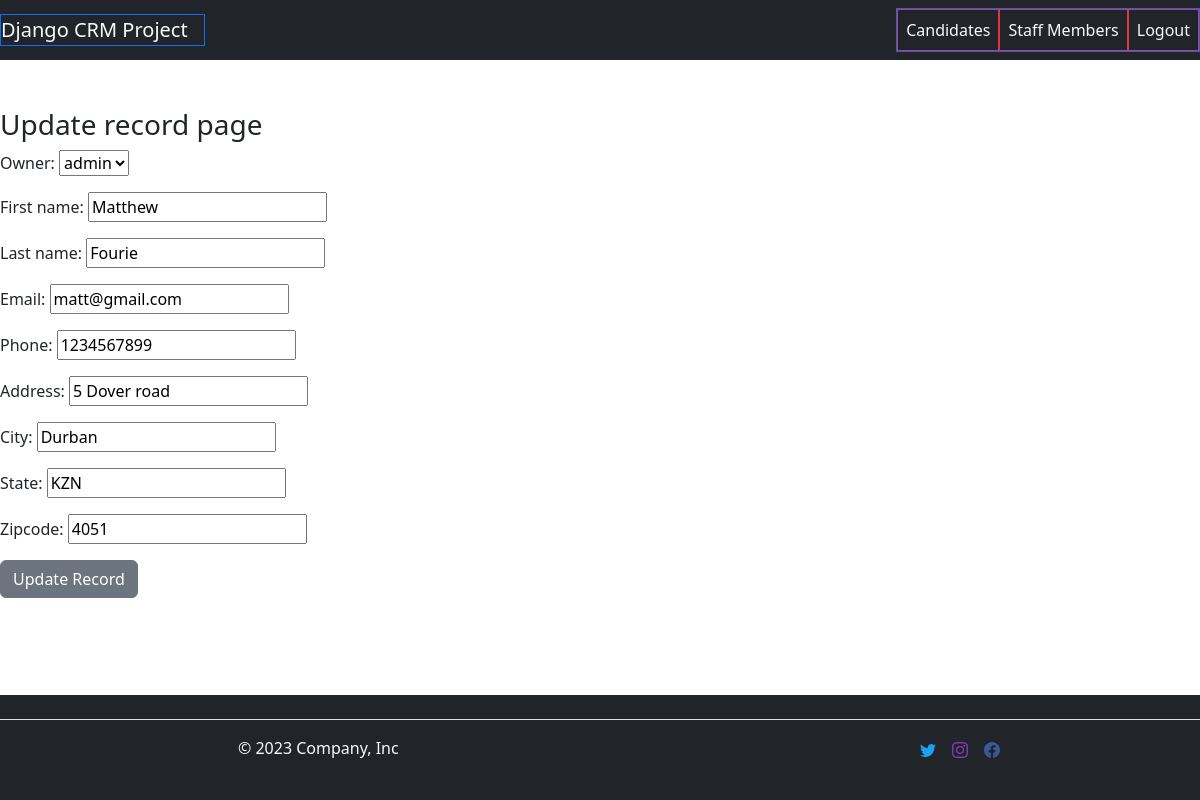
The app's page /update_record/6/ (signed in) with its own data.
### website/models.py (models this page shows, shortened)
class Record(models.Model):
    owner = models.ForeignKey(User, on_delete=models.CASCADE, null=True)
    created_at = models.DateTimeField(auto_now_add=True)
    first_name = models.CharField(max_length=50)
    last_name = models.CharField(max_length=50)
    email = models.CharField(max_length=100)
    phone = models.CharField(max_length=15)
    address = models.CharField(max_length=100)
    city = models.CharField(max_length=50)
    state = models.CharField(max_length=50)
    zipcode = models.CharField(max_length=20)

### website/views.py (the view)
# urls.py: path('update_record/<int:pk>/', views.update_record, name='update_record'),
def update_record(request, pk):
    if request.user.is_authenticated:
        current_record = Record.objects.get(id=pk)
        form = RecordForm(request.POST or None, instance=current_record)
        if form.is_valid():
            form.save()
            messages.success(request, 'Record has been updated!')
            return redirect('home')
        return render(request, 'update_record.html', {'form': form})
    else:
        messages.success(request, 'You must be logged in to update a record')
        return redirect('home')

### website/forms.py
class RecordForm(forms.ModelForm):
    class Meta:
        model = Record
        fields = '__all__'  # This will include all fields from the Record model

### website/templates/update_record.html (shortened to what this page needs)
{% extends 'base.html' %}
{% block content %}
<h3>Update record page</h3>
<form method="POST">
    {{ form.as_p }}
    <button type="submit" class="btn btn-secondary">Update Record</button>
</form>
{% endblock %}

### records on screen
Record: owner "admin", first_name "Matthew", last_name "Fourie", email "matt@gmail.com", phone "1234567899", address "5 Dover road", city "Durban", state "KZN", zipcode "4051"
